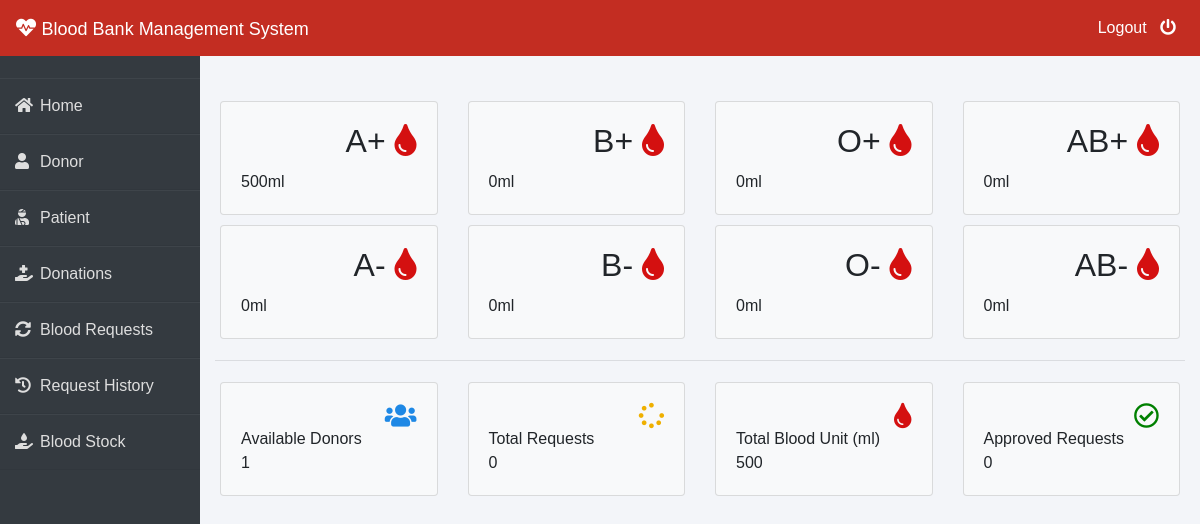
Page /admin-dashboard (signed in) on the earlier database version.
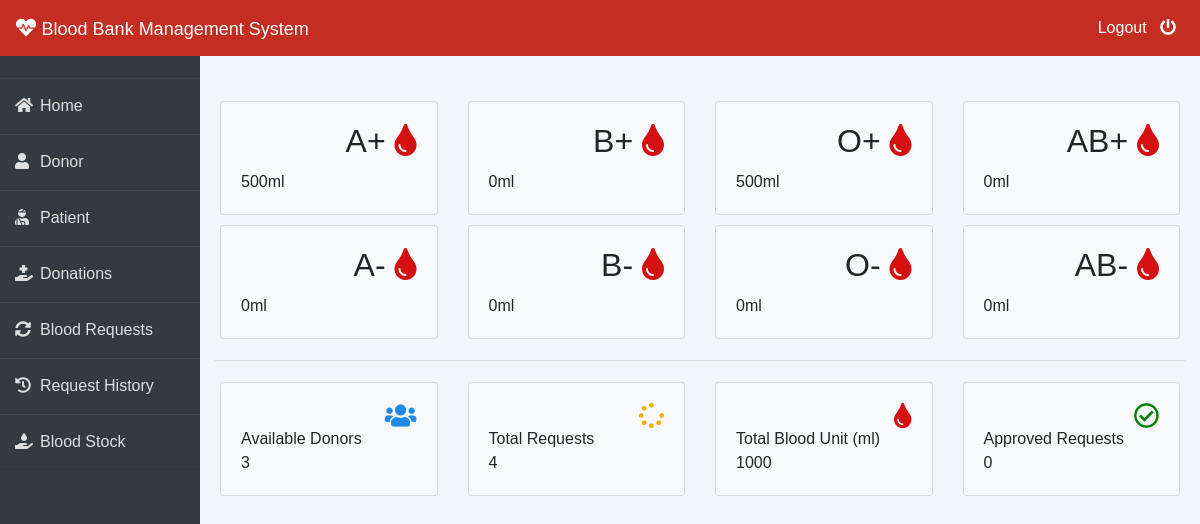
Same page on the later database version.
### blood/models.py (models this page shows, shortened)
class Stock(models.Model):
    bloodgroup=models.CharField(max_length=10)
    unit=models.PositiveIntegerField(default=0)

### blood/views.py (the view)
# urls.py: path('admin-dashboard', views.admin_dashboard_view,name='admin-dashboard'),
@login_required(login_url='adminlogin')
def admin_dashboard_view(request):
    totalunit=models.Stock.objects.aggregate(Sum('unit'))
    dict={
        'A1':models.Stock.objects.get(bloodgroup="A+"),
        'A2':models.Stock.objects.get(bloodgroup="A-"),
        'B1':models.Stock.objects.get(bloodgroup="B+"),
        'B2':models.Stock.objects.get(bloodgroup="B-"),
        'AB1':models.Stock.objects.get(bloodgroup="AB+"),
        'AB2':models.Stock.objects.get(bloodgroup="AB-"),
        'O1':models.Stock.objects.get(bloodgroup="O+"),
        'O2':models.Stock.objects.get(bloodgroup="O-"),
        'totaldonors':dmodels.Donor.objects.all().count(),
        'totalbloodunit':totalunit['unit__sum'],
        'totalrequest':models.BloodRequest.objects.all().count(),
        'totalapprovedrequest':models.BloodRequest.objects.all().filter(status='Approved').count()
    }
    return render(request,'blood/admin_dashboard.html',context=dict)

### templates/blood/admin_dashboard.html (shortened to what the changed rows need)
{% extends 'blood/adminbase.html' %}
{% block content %}
<br><br>
<div class="container">
    <div class="row">
        <div class="col-sm-3">
          <div class="card bg-light">
            <div class="card-body">
                <div class="blood">
                    <h2>A+ <i class="fas fa-tint" ></i></h2>
                </div><br><br>
            </div>
          </div>
        </div>
        <div class="col-sm-3">
            <div class="card bg-light">
                <div class="card-body">
                    <div class="blood">
                        <h2>B+ <i class="fas fa-tint"></i></h2>
                    </div><br><br>
                </div>
              </div>
        </div>
        <div class="col-sm-3">
            <div class="card bg-light">
                <div class="card-body">
                    <div class="blood">
                        <h2>O+ <i class="fas fa-tint"></i></h2>
                    </div><br><br>
                    <div>
                      {{O1.unit}}ml
                    </div>
                </div>
              </div>
          </div>
          <div class="col-sm-3">
            <div class="card bg-light">
                <div class="card-body">
                    <div class="blood">
                        <h2>AB+ <i class="fas fa-tint"></i></h2>
                    </div><br><br>
                </div>
              </div>
          </div>
      </div>
      <div class="row">
        <div class="col-sm-3">
          <div class="card bg-light">
            <div class="card-body">
                <div class="blood">
                    <h2>A- <i class="fas fa-tint"></i></h2>
                </div><br><br>
            </div>
          </div>
        </div>
        <div class="col-sm-3">
            <div class="card bg-light">
                <div class="card-body">
                    <div class="blood">
                        <h2>B- <i class="fas fa-tint"></i></h2>
                    </div><br><br>
                </div>
              </div>
        </div>
        <div class="col-sm-3">
            <div class="card bg-light">
                <div class="card-body">
                    <div class="blood">
                        <h2>O- <i class="fas fa-tint"></i></h2>
                    </div><br><br>
                </div>
              </div>
          </div>
          <div class="col-sm-3">
            <div class="card bg-light">
                <div class="card-body">
                    <div class="blood">
                        <h2>AB- <i class="fas fa-tint"></i></h2>
                    </div><br><br>
                </div>
              </div>
          </div>
      </div>
    <div class="row">
      <div class="col-sm-3">
        <div class="card bg-light">
          <div class="card-body">
              <div class="blood">
                  <i class="fas fa-users" style="color: #1e88e5;"></i>
              </div><br>
              <div>
                  Available Donors <br>
                  {{totaldonors}}
              </div>
          </div>
        </div>
      </div>
      <div class="col-sm-3">
          <div class="card bg-light">
              <div class="card-body">
                  <div class="blood">
                      <i class="fas fa-spinner" style="color:#efb000;"></i>
                  </div><br>
                  <div>
                      Total Requests <br>
                     {{totalrequest}}
                  </div>
              </div>
            </div>
      </div>
        <div class="col-sm-3">
          <div class="card bg-light">
              <div class="card-body">
                  <div class="blood">
                      <i class="fas fa-tint xyz" style="color:#d41010;"></i>
                  </div><br>
                  <div>
                      Total Blood Unit (ml) <br>
                      {{totalbloodunit}}
                  </div>
              </div>
            </div>
        </div>
    </div>
</div>
{% endblock content %}

Differences in the rows shown:
changed Stock (number 3 of 8 on the later page): unit "0" → "500"
Other differences:
{{ totaldonors }}: "1" → "3"
{{ totalrequest }}: "0" → "4"
{{ totalbloodunit }}: "500" → "1000"
